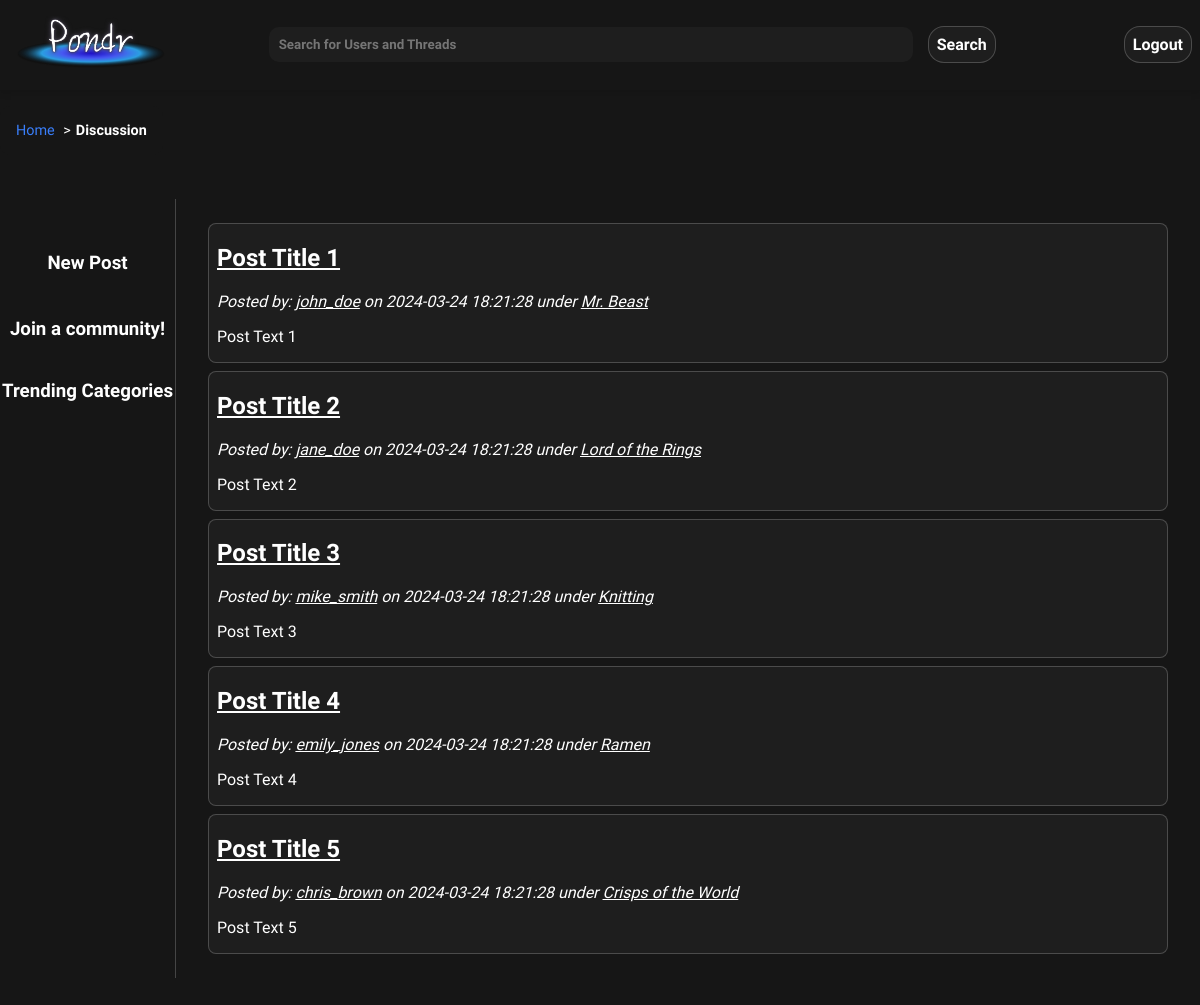
Page /public/pages/discussion.php (signed in) on the committed database.
### tables this page shows
CREATE TABLE posts (
    postId INT AUTO_INCREMENT,
    userId INT NOT NULL, 
    postDate DATETIME NOT NULL,  
    title VARCHAR(255) NOT NULL,
    text VARCHAR(3000) NOT NULL,  
    img VARCHAR(255),
    link VARCHAR(255),
    catId INT,
    likes INT NOT NULL DEFAULT 0,
    comment INT NOT NULL DEFAULT 0,
    PRIMARY KEY(postId,userId),
    FOREIGN KEY(userId) REFERENCES users(userId)
        ON DELETE CASCADE,
    FOREIGN KEY(catId) REFERENCES categories(catId)
        ON DELETE CASCADE
    
);

CREATE TABLE users (
    userId INT AUTO_INCREMENT,
    utype BIT(1) NOT NULL,  
    fName VARCHAR(255) NOT NULL,
    lName VARCHAR(255) NOT NULL,
    uName VARCHAR(255) NOT NULL UNIQUE,
    email VARCHAR(255) NOT NULL UNIQUE,
    pass VARCHAR(255) NOT NULL,
    bio VARCHAR(1000) NOT NULL,  
    pfp VARCHAR(255),
    recoveryKey VARCHAR(255) NOT NULL,
    PRIMARY KEY(userId)
);

CREATE TABLE categories (
    catId INT AUTO_INCREMENT,
    userId INT NOT NULL,
    name VARCHAR(255) NOT NULL,
    description VARCHAR(255),
    count INT NOT NULL DEFAULT 0,  
    PRIMARY KEY(catId),
    FOREIGN KEY(userId) REFERENCES users(userId)
        ON DELETE CASCADE
);

### public/pages/discussion.php (the view, shortened to what this page needs)
<?php
$search = $_GET['search'] ?? null;
?>
<!DOCTYPE html>
<html lang="en">
<head>
    <link rel="stylesheet" href="../css/styles.css">
    <link rel="stylesheet" href="../css/discussion.css">
</head>
<body>
    <?php require_once '../scripts/header.php';  ?>
    <main class="center-container margin-down">
        <section class="side-container">
            <?php
            if (isset ($uid)) {
                echo "<a href=\"./new_post.php\"><h3>New Post</h3></a>";
                echo '<a href="create_category.php" class="create-community-btn"><h3>Join a community!</h3></a>';
            }
            ?>
            <h3>Trending Categories</h3>
        </section>
        <section class="discussion-container">
                <?php
                $sql = "SELECT p.postId, p.title, p.postDate, p.text, u.uName, c.name, p.img, c.catId
                FROM posts as p JOIN users as u ON p.userId = u.userId
                LEFT OUTER JOIN categories as c ON p.catId = c.catId
                WHERE" . (isset($catId) ? " p.catId = ? AND ":" ") . "CASE WHEN ? = \"\" THEN TRUE ELSE (p.title LIKE CONCAT('%',?,'%') OR p.text LIKE CONCAT('%',?,'%') OR u.uName LIKE CONCAT('%',?,'%')) END
                ORDER BY p.postDate DESC;";
                $prstmt = $conn->prepare($sql);
                $searchString = (isset($search)) ? $search : "";
                if (isset($catId)) {
                    $prstmt->bind_param("sssss",$catId,$searchString,$searchString,$searchString,$searchString);
                } else {
                    $prstmt->bind_param("ssss",$searchString,$searchString,$searchString,$searchString);
                }
                try {
                    $prstmt->execute();
                    $prstmt->bind_result($postId, $title, $postDate, $text, $uName, $catName, $postImg, $catId);
                    if($prstmt->fetch()){
                        echo "<div class=\"mini-thread\">";
                        echo "<article>";
                        echo "<a href=\"./thread.php?postId=$postId\"><h2>". htmlspecialchars($title) ."</h2></a>";
                        echo "<i>Posted by: <a href=\"./profile.php?uName=$uName\">" . htmlspecialchars($uName) . "</a> on <time>$postDate</time>" . ((isset($catId)) ? " under <a href=\"./discussion.php?catId=$catId\">" . htmlspecialchars($catName) . "</a>" : "") ."</i>";
                        echo "<p>$text</p>";
                        echo "</article>";
                        echo "</div>";
                        while ($prstmt->fetch()) {
                            echo "<div class=\"mini-thread\">";
                            echo "<article>";
                            echo "<a href=\"./thread.php?postId=$postId\"><h2>" . htmlspecialchars($title) . "</h2></a>";
                            echo "<i>Posted by: <a href=\"./profile.php?uName=$uName\">" . htmlspecialchars($uName) . "</a> on <time>$postDate</time>" . ((isset($catId)) ? " under <a href=\"./discussion.php?catId=$catId\">" . htmlspecialchars($catName) . "</a>" : "") ."</i>";
                            echo "<p>$text</p>";
                            echo "</article>";
                            echo "</div>";
                        }
                    } else {
                        echo "<p>Looks like theres no posts currently in Pondr. Be the first to post!</p>";
                    }
                } catch (mysqli_sql_exception $e) {
                    $code = $e->getCode();
                    echo "<p>Error while loading discussion posts. Try again. Error: $code</p>";
                }
                ?>
        </section>
    </main>
</body>
</html>

### public/scripts/header.php (shortened to what this page needs)
<?php
require_once 'dbconfig.php';
$utype = $_SESSION['utype'] ?? null;
$uid = $_SESSION['uid'] ?? null;
?>
<nav id="top-bar">
    <a href="../index.php"><img src="../img/logo.png" alt="Pondr Logo" id="top-bar-logo"></a>
    <div id="top-search-bar">
        <form method="GET" action="discussion.php">
            <?php
            echo "<input type=\"text\" name=\"search\" placeholder=\"Search for Users and Threads\" value=\"" . ((isset ($search)) ? $search : "") . "\"/>";
            ?>
            <button type="submit" class="form-button">Search</button>
        </form>
    </div>
    <?php
    if (isset ($_SESSION['uid'])) {
        $sql = "SELECT pfp FROM users WHERE userid = ?;";
        $prstmt = $conn->prepare($sql);
        $prstmt->bind_param('s', $uid);
        try {
            $prstmt->execute();
            $prstmt->bind_result($pfpPath);
        } catch (mysqli_sql_exception $e) {
            $pfpPath = "../img/pfp.png";
        } finally {
            $prstmt->close();
        }
    }
    if (isset ($utype)) {
        switch ($utype) {
            case 0:
            case 1:
                echo "<a href=\"my_profile.php\"><img src=\"$pfpPath\" id=\"top-search-bar-pfp\"></a>";
                echo "<a href=\"../scripts/logout.php\" class=\"link-button\">Logout</a>";
                break;
        }
    } else {
        echo "<a href=\"login.php\" class=\"link-button\">Login</a>";
        echo "<a href=\"register.php\" class=\"link-button\">Sign Up</a>";
    }
    ?>
    </nav>
    <?php
echo '<ul class="breadcrumb">';
$path = $_SERVER["PHP_SELF"];
$parts = explode('/', $path);
$pages = array_search('pages', $parts);
$isHomePage = (end($parts) === 'landing.php');
if ($isHomePage) {
    echo '<li class="breadcrumb-item">Home</li>';
} else {
    echo '<li class="breadcrumb-item"><a href="/Pondr/public/pages/landing.php">Home</a></li>';
}
for ($i = $pages + 1; $i < count($parts); $i++) {
    if (!strstr($parts[$i], ".")) {
        $url = "";
        for ($j = 0; $j <= $i; $j++) {
            $url .= $parts[$j] . "/";
        }
        echo "<li class=\"breadcrumb-item\"><a href=\"/ $url\"> $parts[$i] </a></li>";
    } else {
        $str = $parts[$i];
        $pos = strrpos($str, ".");
        $parts[$i] = substr($str, 0, $pos);
        if ($i === count($parts) - 1) {
            echo "<li class=\"breadcrumb-item\"> $parts[$i]  </li>";
        } else {
            $url = "";
            for ($j = 0; $j <= $i; $j++) {
                $url .= $parts[$j] . "/";
            }
            echo "<li class=\"breadcrumb-item\"><a href=\"/ $url \"> $parts[$i] </a></li>";
        }
    }
}
echo '</ul>';
?>

### public/css/styles.css (style rules this page uses)
:root { --background-color: #161616; --navbar-dark: linear-gradient(145deg, #0A0A0A, #161616); --button-border: rgba(255, 255, 255, 0.2); --text-color: #ffffff; --button-hover-bg: #2A2A2A; --input-background: #1E1E1E; --input-hover: rgba(255, 255, 255, 0.1); --highlight-color: #3A7FFB; --box-shadow: 0 4px 6px rgba(0, 0, 0, 0.1); --pondr-font: 'Quicksand', sans-serif; }
a { color: white; }
body { margin: 0; padding: 0; font-family: var(--pondr-font); background-color: var(--background-color); color:var(--text-color); transition: all 0.2s ease; }
input[type="text"], input[type="password"], input[type="email"], button, .link-button, .form-button, .form-container textarea, .form-container select { font-family: var(--pondr-font); background-color: var(--input-background); color: var(--text-color); border: 0.1em solid var(--button-border); border-radius: 1em; transition: all 0.3s ease-in; padding: 0.5em; text-decoration: none; margin: 0em 0.5em; font-weight:bold; outline: none; }
.form-button { cursor: pointer; font-size: 1em; }
#top-bar { background-color: var(--navbar-dark); padding: 2vh 0vh; display: flex; justify-content: space-between; align-items: center; box-shadow: var(--box-shadow); }
#top-bar-logo { width: 150px; margin: 0 1rem; }
#top-search-bar { flex-grow: 1; margin: 0 5em; }
#top-search-bar form { display: flex; align-items: center; }
#top-search-bar input { background-color: var(--input-background); border: 1px solid var(--input-border); color: var(--text-color); padding: 10px; width: 100%; box-sizing: border-box; border-radius:10px; }
.center-container { display:flex; justify-content: center; align-items:center; height: 94vh; }
.margin-down { margin-top: 2vw; align-items:flex-start; margin-bottom: 5em; }
.breadcrumb { padding-left: 0; background: var(--background-color); padding: 1rem; border-radius: 10px; margin-bottom: 20px; display: inline-flex; list-style-type: none; }
.breadcrumb-item { color: var(--text-color); font-size: 0.9rem; text-transform: capitalize; }
.breadcrumb-item a { color: var(--highlight-color); text-decoration: none; transition: color 0.2s; }
.breadcrumb-item:not(:last-child)::after { content: ' > '; color: var(--text-color); margin: 0 5px; }
.breadcrumb-item:last-child { font-weight: bold; }

### public/css/discussion.css (style rules this page uses)
.discussion-container { width: 80%; background: var(--dark-blue); padding: 1em 2em; border-left: var(--button-border) solid 0.1em; }
.mini-thread { display: flex; flex-direction: row; align-items: center; border: 0.1em solid var(--button-border); border-radius: 0.5em; margin: 0.5em 0; padding: 0 0.5em; background: var(--input-background); }
.mini-thread article { flex-grow:1; margin-right: 1em; }
.mini-thread a { color: white; }
.mini-thread p { overflow: hidden; max-height: 4em; }
.margin-down { justify-content: space-around; }
.side-container { background: var(--dark-blue); border-radius: 10px; flex-grow: 1; display: flex; flex-direction: column; align-items: center; margin-top: 2.6vw; position: relative; }
.side-container a { color: white; display: block; background: var(--button-green); box-sizing: border-box; text-align: center; width: 90%; text-decoration: none; padding: 0.2em 0; transition: background-color 0.1s ease-in; border-radius: 0.5em; }

### rows in the picture
posts: title "Post Title 1", postDate "2024-03-24 18:21:28", text "Post Text 1"
users: uName "john_doe"
categories: name "Mr. Beast"
posts: title "Post Title 2", userId.uName "jane_doe", postDate "2024-03-24 18:21:28", catId.name "Lord of the Rings", text "Post Text 2"
posts: title "Post Title 3", userId.uName "mike_smith", postDate "2024-03-24 18:21:28", catId.name "Knitting", text "Post Text 3"
posts: title "Post Title 4", userId.uName "emily_jones", postDate "2024-03-24 18:21:28", catId.name "Ramen", text "Post Text 4"
posts: title "Post Title 5", userId.uName "chris_brown", postDate "2024-03-24 18:21:28", catId.name "Crisps of the World", text "Post Text 5"

### other values in the picture
$parts[$i] "Discussion"
